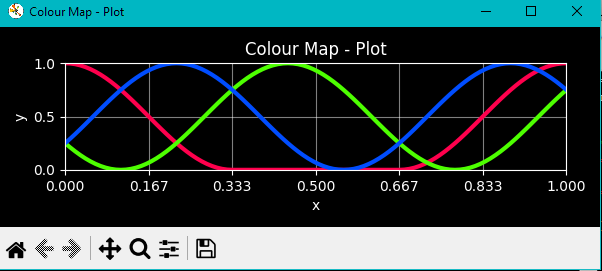
#> input picture colourmap.png, 602 x 271 px
$ python -i three_phase_laser.py   (imports and definitions only)
#> lines starting #> are read from the running program, lines starting #| are printed output that depends on the picture
import matplotlib.pyplot as mpl
import matplotlib.animation as ani
import matplotlib.patheffects as pfx
import numpy as np
import math as math

title = num = "Three Phase LASER"

# [1 line not run here, left out]
ani.Animation = ani.FuncAnimation
figure, axes = mpl.subplots(num = title)

tau = 2.0 * math.pi
third = tau / 3.0
phase1 = third * 1
phase2 = third * 2
phase3 = third * 3

x = np.arange(0.0, 2.0 * math.pi, 0.01)
x_ticks = np.arange(0.0, 1.1, 0.1)
y_ticks = np.arange(-1.0, 1.1, 0.25)
y1 = axes.plot(x, np.sin(x), color = "#FF0066", linewidth = 1)[0]
y2 = axes.plot(x, np.sin(x), color = "#FF0066", linewidth = 2)[0]
y3 = axes.plot(x, np.sin(x), color = "#FF0066", linewidth = 3)[0]

# [8 lines not run here, left out]

class dilation(pfx.AbstractPathEffect):
    # [5 lines of commented-out code are left out]
    def draw_path(self, renderer, gc, tpath, tmod, tface = None):
        # [9 lines of commented-out code are left out]
        scale = 1.01
        nscale = 1 / scale
        tmod.scale(scale);
        renderer.draw_path(gc, tpath, tmod, tface)
        tmod.scale(nscale)
        renderer.draw_path(gc, tpath, tmod, tface)
        tmod.scale(nscale)
        renderer.draw_path(gc, tpath, tmod, tface)
        tmod.scale(scale)
        tface = [0.0, 0.0, 0.1, 0.5]
        return renderer.draw_path(gc, tpath, tmod, tface)

def loop(i):
    anim_stack = []
    velocity = i / 100
    y1.set_ydata(np.sin((x * tau) + phase1 + velocity))
    y2.set_ydata(np.sin((x * tau) + phase2 + velocity))
    y3.set_ydata(np.sin((x * tau) + phase3 + velocity))
    #y1.set_path_effects([pfx.withSimplePatchShadow(offset = (0, 0), shadow_rgbFace = "#FFFFFF", rho = 0.1, alpha = None)])
    y1.set_path_effects([dilation()])
    y2.set_path_effects([dilation()])
    y3.set_path_effects([dilation()])
    anim_stack.append(y1)
    anim_stack.append(y2)
    anim_stack.append(y3)
    return anim_stack

anim = ani.Animation(figure, loop, interval = 10,
                     blit = True, save_count = 50)
# [1 line not run here, left out]

>>> import cv2
>>> picture = cv2.imread('colourmap.png', cv2.IMREAD_GRAYSCALE)
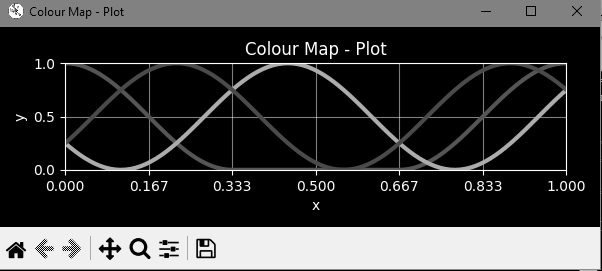
#> picture: shape (271, 602); min 0, max 255, mean 58.8
>>> result = loop(picture)
#> (the run stopped early here; a loop or call above may not have finished)

$ run again, on three_phase_laser.png
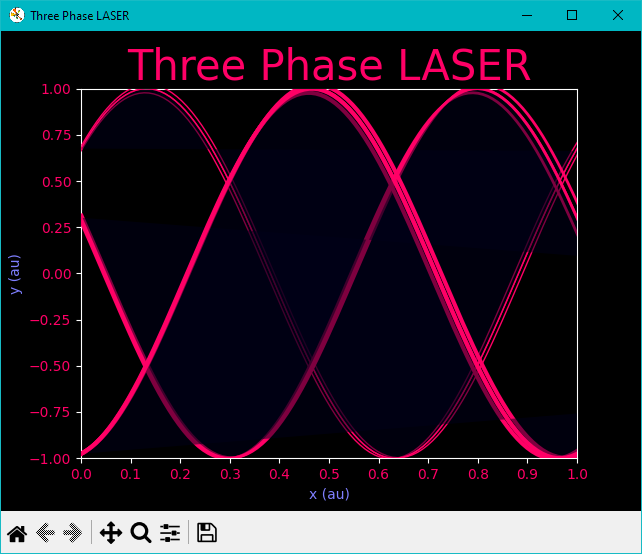
#> input picture three_phase_laser.png, 642 x 554 px
#> `picture = cv2.imread('colourmap.png', cv2.IMREAD_GRAYSCALE)`:
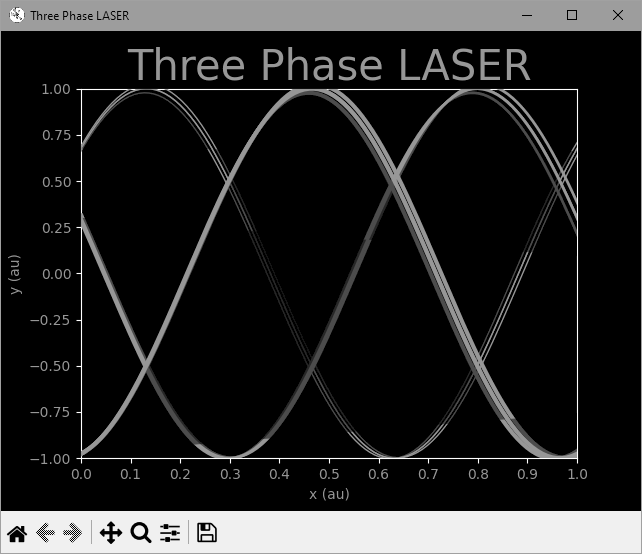
#> picture: shape (554, 642); min 0, max 255, mean 36
